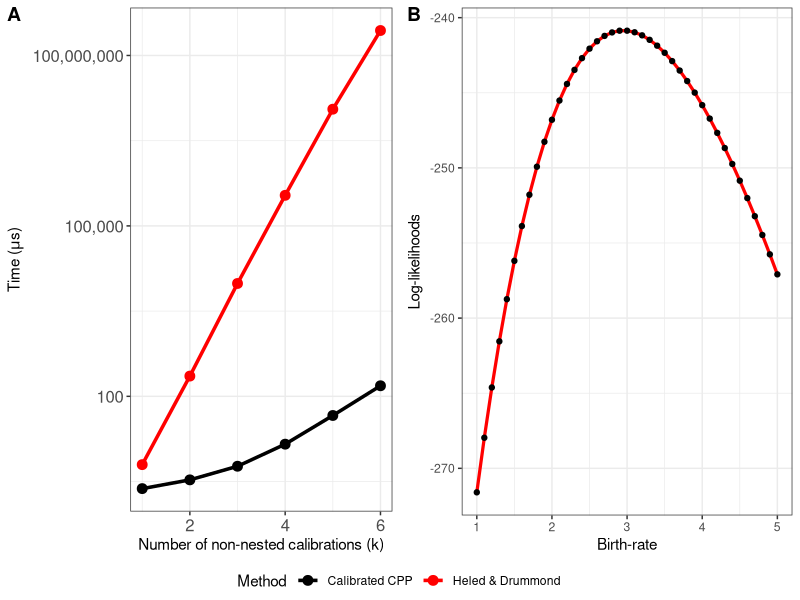
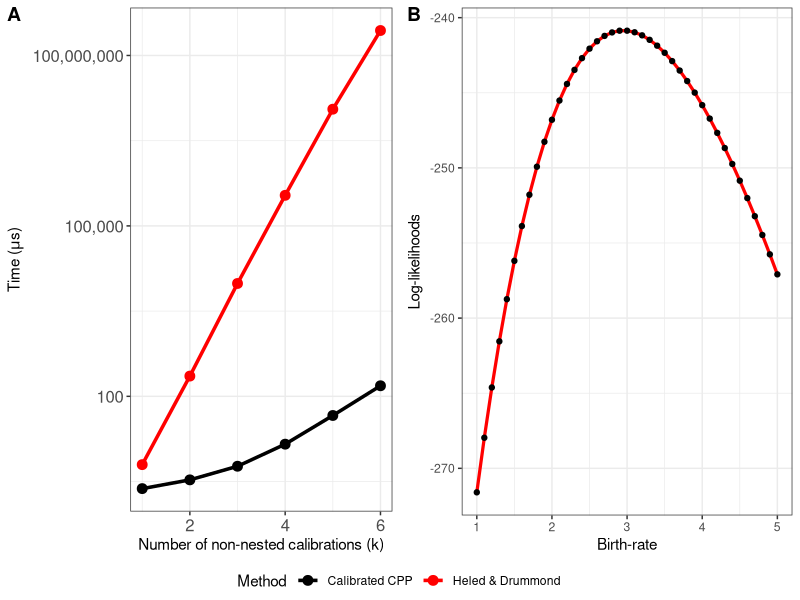

Generate these figures, in order, with R:
library(ggplot2)
library(readr)
library(dplyr)
library(ggpubr) # Required for ggarrange

# Define consistent colors and names for both plots
# This ensures the legend merges correctly
custom_colors <- c("Calibrated CPP" = "black", "Heled & Drummond" = "red")

# ==========================================
# PART 1: Benchmark Plot (Time)
# ==========================================

# 1. Read and Clean Data
# (Assuming benchmark_results.csv exists in the WD)
setwd("~/code/CalibratedCPP/calibratedcpp-beast/validation/calibratedcpp/likelihood_benchmark/")
data <- read_csv("benchmark_results.csv")

clean_data <- data %>%
  select(Benchmark, `Param: nCalibrations`, Score, Unit) %>%
  rename(
    Method = Benchmark,
    Calibrations = `Param: nCalibrations`,
    Time = Score
  ) %>%
  mutate(
    # Standardize names to match the Color Palette keys exactly
    Method = ifelse(grepl("measureCPP", Method), "Calibrated CPP", "Heled & Drummond"),
    Calibrations = as.numeric(Calibrations)
  )

# 2. Create Plot 1
plot_time <- ggplot(clean_data, aes(x = Calibrations, y = Time, color = Method, group = Method)) +
  geom_line(linewidth = 1.2) +
  geom_point(size = 3) +
  
  # Log scale for Time
  scale_y_log10(labels = scales::comma) +
  
  # Force specific colors and legend title
  scale_color_manual(name = "Method", values = custom_colors) +
  
  labs(
    x = "Number of non-nested calibrations (k)",
    y = expression(paste("Time (", mu, "s)"))
  ) +
  theme_bw() +
  theme(
    legend.position = "bottom",
    axis.text = element_text(size = 12)
  )

# ==========================================
# PART 2: Likelihood Plot (Validation)
# ==========================================

setwd("~/code/CalibratedCPP/calibratedcpp-beast/validation/calibratedcpp/likelihood_comparison/")

lik_vals <- read.csv("comparison_results.csv")

plot_lik <- ggplot() + 
  # Move color inside aes() to create a mapping for the legend
  geom_line(aes(x = lik_vals$BirthRate, y = lik_vals$HeledAndDrummond_LogLikelihood, color = "Heled and Drummond"), linewidth = 1.1) + 
  geom_point(aes(x = lik_vals$BirthRate, y = lik_vals$CPP_LogLikelihood, color = "CPP"), size = 1.5) + 
  
  # Manually define the colors for the labels created above
  scale_color_manual(name = "Method", 
                     values = c("Heled and Drummond" = "red", "CPP" = "black")) +
  
  ylab("Log-likelihoods") + 
  xlab("Birth-rate") + 
  theme_bw() +
  theme(legend.position = "bottom") # Optional: moves legend to bottom

# ==========================================
# PART 3: Combine and Save
# ==========================================

# ggarrange will now detect that the legends are identical and merge them
combined_plot <- ggarrange(plot_time, plot_lik, 
                           ncol = 2, nrow = 1, 
                           common.legend = TRUE, 
                           legend = "bottom", labels = "AUTO")

print(combined_plot)

ggsave("combined_benchmark_validation.pdf", 
       combined_plot, device = "pdf", width = 9, height = 4)
